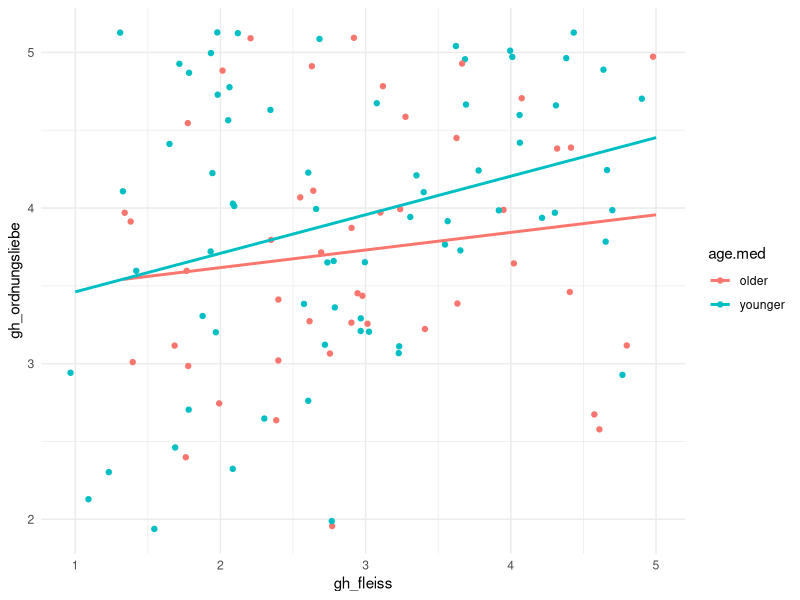
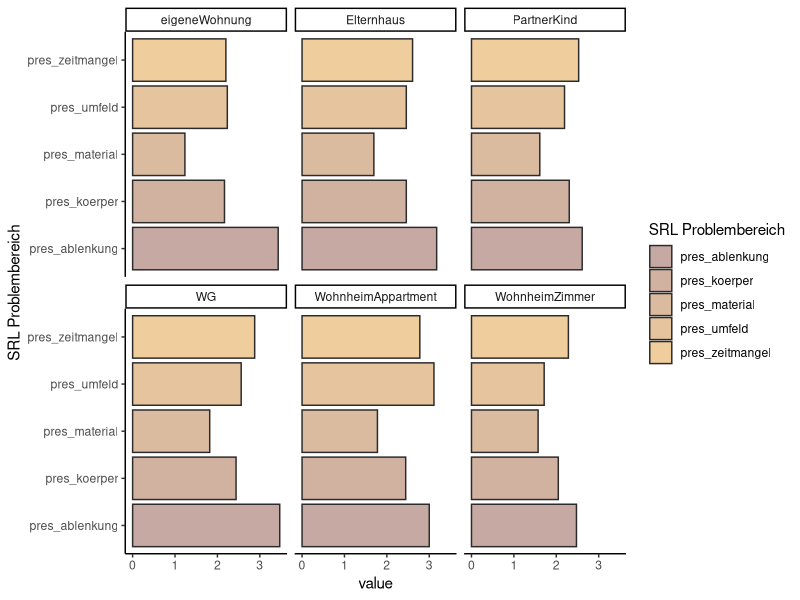
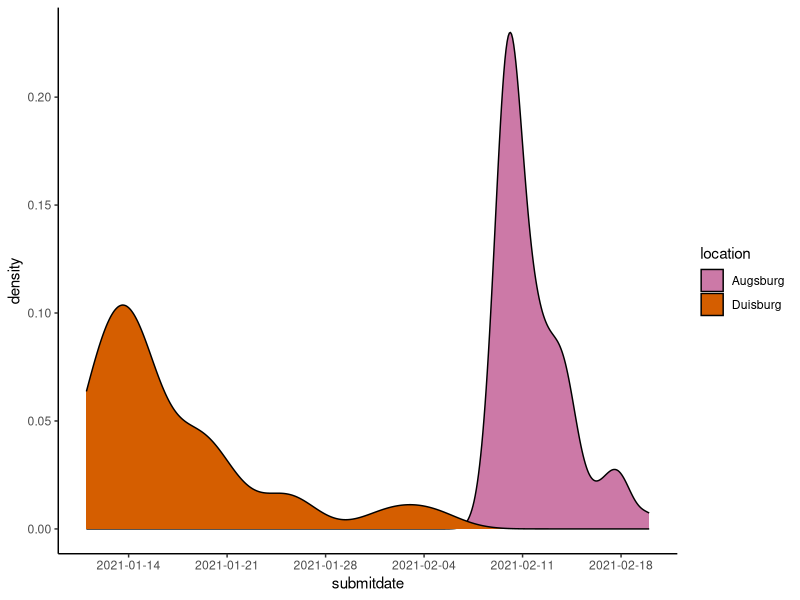

Here is the R script that generated these plots, in order:
## ---- chunk 1
library(tidyverse)

dataset <- read.csv("dataset_srl_challenges_wrangled.csv")


palette2 <- c("#CC79A7","#D55E00","#0072B2","#F0E442","#009E73","#56B4E9","#E69F00","#000000")
## ---- chunk 2
dataset$age.med <- ifelse(dataset$dmAge <= median(dataset$dmAge, na.rm=T), "younger", "older")

dataset %>% 
  ggplot(aes(gh_fleiss, gh_ordnungsliebe, color=age.med))+
    geom_jitter()+
    geom_smooth(method="lm", se=F)+
    theme_minimal()
## ---- chunk 3
dataset %>% 
  select(dmLivingSit, starts_with("pres_")) %>% 
  group_by(dmLivingSit) %>% 
  summarise(across(pres_umfeld:pres_material, mean),n=n()) %>% 
  filter(n>1) %>% 
  tidyr::pivot_longer(pres_umfeld:pres_material) %>% 
  ggplot(aes(y=name,x=value))+
           geom_col(aes(fill=name),color="#2b2b2b")+
           theme_classic()+
           facet_wrap(dmLivingSit ~ .)+
           scale_fill_manual(values=scales::seq_gradient_pal("#c7a9a3", "#efcd9c", "Lab")(seq(0,1,length.out=5)))+
  ylab("SRL Problembereich")+
  labs(fill="SRL Problembereich")
## ---- chunk 4
spalten <- c("hsf1_VVW01", "hsf1_VSL01", "hsf1_KIZ01", "hsf1_RAB01", "hsf1_VUL01", "hsf1_UA02",  "hsf1_MIW01", "hsf1_MSW01", "hsf1_TTL02", "hsf1_PU02",  "hsf1_RRB03", "hsf1_TTK01", "hsf1_MPR03", "hsf1_A02", "hsf1_MLM01", "hsf1_TTF01", "hsf1_RFL01", "hsf1_UVG02", "hsf1_MWL02", "hsf1_MNL02", "hsf1_PMK01", "hsf1_PU03",  "hsf1_RNE01", "hsf1_ZSP03")
  
spalten.rekodiert <- ifelse(dataset[,spalten] == 1, 5,
                      ifelse(dataset[,spalten] == 2, 4,
                             ifelse(dataset[,spalten] == 3, 3,
                                    ifelse(dataset[,spalten] == 4, 2,
                                           ifelse(dataset[,spalten] == 5, 1, NA)))))

dataset.new <- cbind(dataset, spalten.rekodiert)

## ---- chunk 5
dataset.new <- dataset %>% 
  mutate(across(starts_with("hsf1"), function(x) case_when(x == 1 ~ 5,
                                                          x == 2 ~ 4,
                                                          x == 3 ~ 3,
                                                          x == 4 ~ 2, 
                                                          x == 5 ~ 1)))
## ---- chunk 6
dataset %>% 
  mutate(submitdate = as.Date(submitdate)) %>% 
  ggplot()+
  geom_density(aes(x=submitdate,fill=location))+
  theme_classic()+
  scale_x_date(date_breaks = "7 days")+
  scale_fill_manual(values=palette2)
